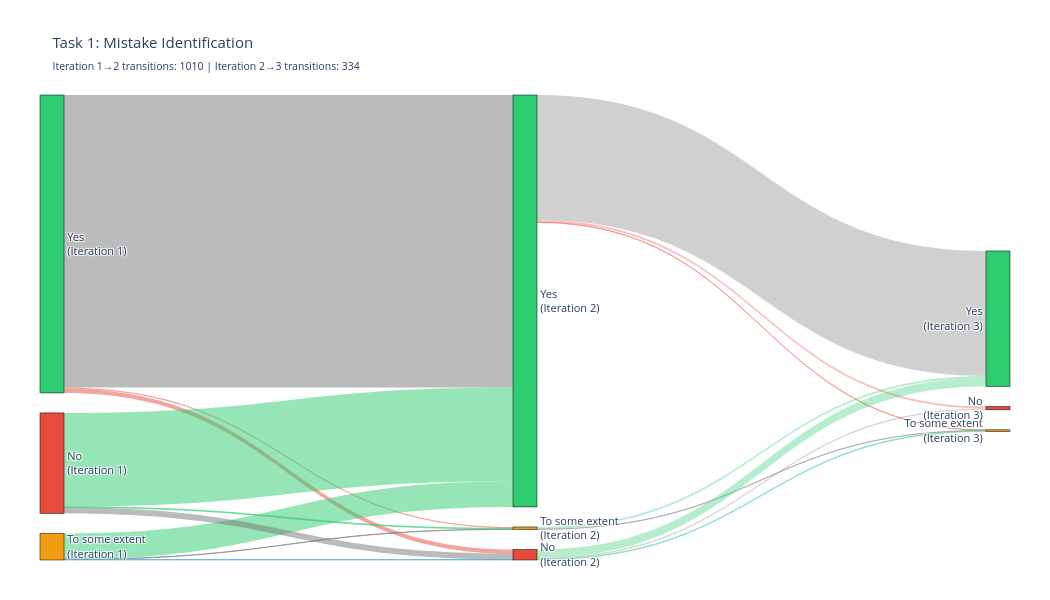
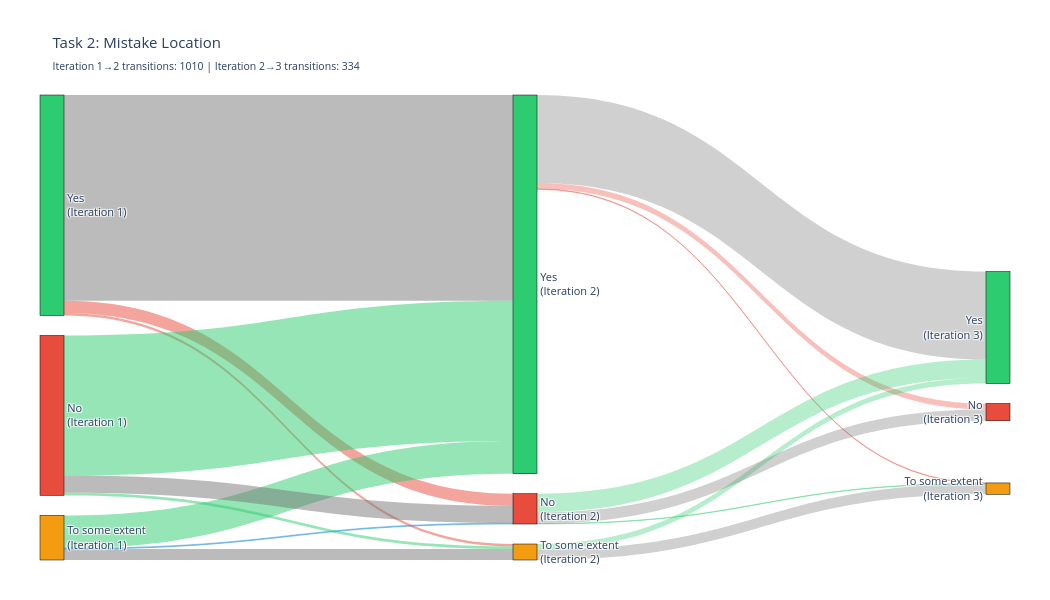
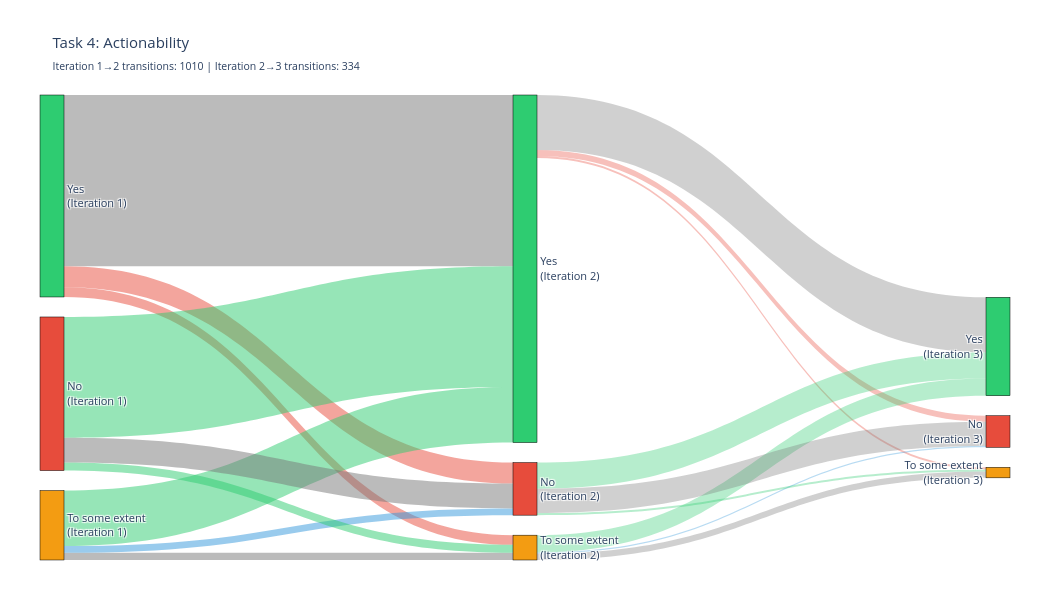
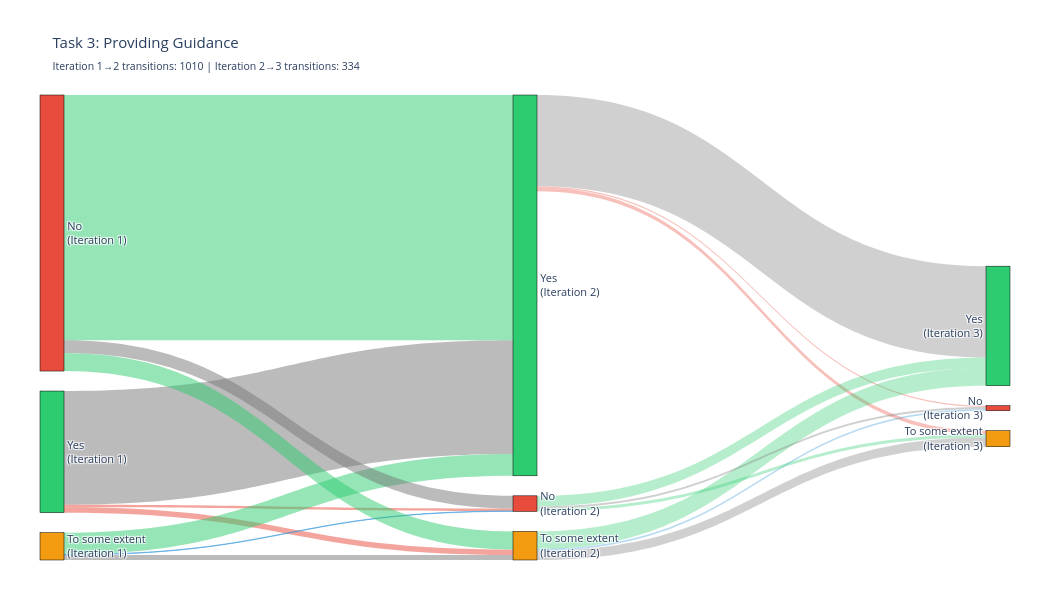

The code cell stored with these charts, in order, in its notebook:
### Code cell
# Sankey diagrams for ALL transitions with explicit iteration stages (1 -> 2 -> 3)
import plotly.graph_objects as go

# Define task display names
task_display_names = {
    'Mistake Identification (includes the relevant mistake identification)': 'Task 1: Mistake Identification',
    'Mistake Location (points to the mistake\'s location in the answer and outline what the error is to help the student remediate)': 'Task 2: Mistake Location',
    'Actionability (provides what the student should do next)': 'Task 4: Actionability',
    'Providing Guidance (should provide the student with relevant and helpful guidance)': 'Task 3: Providing Guidance'
}

label_options = ['Yes', 'To some extent', 'No']
all_tasks = bd_tasks + ['Providing Guidance (should provide the student with relevant and helpful guidance)']

for task in all_tasks:
    task_steps = all_label_transitions_by_step[task]
    if not task_steps:
        continue

    task_short = task_display_names.get(task, task.split('(')[0].strip())

    # Build nodes for 3 columns: Iteration 1, Iteration 2, Iteration 3
    nodes = (
        [f"{label}<br>(Iteration 1)" for label in label_options] +
        [f"{label}<br>(Iteration 2)" for label in label_options] +
        [f"{label}<br>(Iteration 3)" for label in label_options]
    )

    sources = []
    targets = []
    values = []
    colors = []

    # Helper: style transition color
    def transition_color(source_label, target_label, alpha=0.45):
        if source_label == target_label:
            return f'rgba(120, 120, 120, {alpha})'  # no-change
        if source_label == 'No' and target_label in ['To some extent', 'Yes']:
            return f'rgba(46, 204, 113, {alpha})'   # improvement
        if source_label == 'To some extent' and target_label == 'Yes':
            return f'rgba(46, 204, 113, {alpha})'   # improvement
        if source_label == 'Yes' and target_label in ['To some extent', 'No']:
            return f'rgba(231, 76, 60, {alpha})'    # degradation
        return f'rgba(52, 152, 219, {alpha})'       # lateral mix

    # Iteration 1 -> Iteration 2
    for src_label in label_options:
        for tgt_label in label_options:
            transition = f"{src_label} → {tgt_label}"
            count = task_steps.get((1, 2), {}).get(transition, 0)
            if count > 0:
                sources.append(label_options.index(src_label))
                targets.append(3 + label_options.index(tgt_label))
                values.append(count)
                colors.append(transition_color(src_label, tgt_label, alpha=0.50))

    # Iteration 2 -> Iteration 3
    for src_label in label_options:
        for tgt_label in label_options:
            transition = f"{src_label} → {tgt_label}"
            count = task_steps.get((2, 3), {}).get(transition, 0)
            if count > 0:
                sources.append(3 + label_options.index(src_label))
                targets.append(6 + label_options.index(tgt_label))
                values.append(count)
                colors.append(transition_color(src_label, tgt_label, alpha=0.35))

    if not values:
        continue

    step12_total = sum(task_steps.get((1, 2), {}).values())
    step23_total = sum(task_steps.get((2, 3), {}).values())

    fig = go.Figure(data=[go.Sankey(
        arrangement='snap',
        node=dict(
            pad=20,
            thickness=24,
            line=dict(color='black', width=0.5),
            label=nodes,
            color=['#2ecc71', '#f39c12', '#e74c3c'] * 3
        ),
        link=dict(
            source=sources,
            target=targets,
            value=values,
            color=colors,
            hovertemplate='%{source.label} → %{target.label}<br>Count: %{value}<extra></extra>'
        )
    )])

    fig.update_layout(
        title=(
            f"{task_short}<br>"
            f"<sub>Iteration 1→2 transitions: {step12_total} | Iteration 2→3 transitions: {step23_total}</sub>"
        ),
        font=dict(size=11),
        height=600,
        width=1050,
        showlegend=False,
        margin=dict(l=40, r=40, t=95, b=40)
    )

    fig.show()

### Figure 1 — Plotly figure (JSON) as saved in the notebook; plotly's stock layout.template omitted (floating-point values rounded to 4 significant figures)
{"data": [{"arrangement": "snap", "link": {"color": ["rgba(120, 120, 120, 0.5)", "rgba(231, 76, 60, 0.5)", "rgba(231, 76, 60, 0.5)", "rgba(46, 204, 113, 0.5)", "rgba(120, 120, 120, 0.5)", "rgba(52, 152, 219, 0.5)", "rgba(46, 204, 113, 0.5)", "rgba(46, 204, 113, 0.5)", "rgba(120, 120, 120, 0.5)", "rgba(120, 120, 120, 0.35)", "rgba(231, 76, 60, 0.35)", "rgba(231, 76, 60, 0.35)", "rgba(46, 204, 113, 0.35)", "rgba(120, 120, 120, 0.35)", "rgba(46, 204, 113, 0.35)", "rgba(46, 204, 113, 0.35)", "rgba(120, 120, 120, 0.35)"], "hovertemplate": "%{source.label} → %{target.label}<br>Count: %{value}<extra></extra>", "source": [0, 0, 0, 1, 1, 1, 2, 2, 2, 3, 3, 3, 4, 4, 5, 5, 5], "target": [3, 4, 5, 3, 4, 5, 3, 4, 5, 6, 7, 8, 6, 7, 6, 7, 8], "value": [695, 3, 10, 61, 1, 1, 223, 2, 14, 297, 1, 5, 5, 1, 20, 2, 3]}, "node": {"color": ["#2ecc71", "#f39c12", "#e74c3c", "#2ecc71", "#f39c12", "#e74c3c", "#2ecc71", "#f39c12", "#e74c3c"], "label": ["Yes<br>(Iteration 1)", "To some extent<br>(Iteration 1)", "No<br>(Iteration 1)", "Yes<br>(Iteration 2)", "To some extent<br>(Iteration 2)", "No<br>(Iteration 2)", "Yes<br>(Iteration 3)", "To some extent<br>(Iteration 3)", "No<br>(Iteration 3)"], "line": {"color": "black", "width": 0.5}, "pad": 20, "thickness": 24}, "type": "sankey"}], "layout": {"font": {"size": 11}, "height": 600, "margin": {"b": 40, "l": 40, "r": 40, "t": 95}, "showlegend": false, "title": {"text": "Task 1: Mistake Identification<br><sub>Iteration 1→2 transitions: 1010 | Iteration 2→3 transitions: 334</sub>"}, "width": 1050}}

### Figure 2 — Plotly figure (JSON) as saved in the notebook; plotly's stock layout.template omitted (floating-point values rounded to 4 significant figures)
{"data": [{"arrangement": "snap", "link": {"color": ["rgba(120, 120, 120, 0.5)", "rgba(231, 76, 60, 0.5)", "rgba(231, 76, 60, 0.5)", "rgba(46, 204, 113, 0.5)", "rgba(120, 120, 120, 0.5)", "rgba(52, 152, 219, 0.5)", "rgba(46, 204, 113, 0.5)", "rgba(46, 204, 113, 0.5)", "rgba(120, 120, 120, 0.5)", "rgba(120, 120, 120, 0.35)", "rgba(231, 76, 60, 0.35)", "rgba(231, 76, 60, 0.35)", "rgba(46, 204, 113, 0.35)", "rgba(120, 120, 120, 0.35)", "rgba(46, 204, 113, 0.35)", "rgba(46, 204, 113, 0.35)", "rgba(120, 120, 120, 0.35)"], "hovertemplate": "%{source.label} → %{target.label}<br>Count: %{value}<extra></extra>", "source": [0, 0, 0, 1, 1, 1, 2, 2, 2, 3, 3, 3, 4, 4, 5, 5, 5], "target": [3, 4, 5, 3, 4, 5, 3, 4, 5, 6, 7, 8, 6, 7, 6, 7, 8], "value": [489, 6, 29, 78, 26, 2, 333, 6, 41, 209, 1, 14, 13, 25, 44, 1, 27]}, "node": {"color": ["#2ecc71", "#f39c12", "#e74c3c", "#2ecc71", "#f39c12", "#e74c3c", "#2ecc71", "#f39c12", "#e74c3c"], "label": ["Yes<br>(Iteration 1)", "To some extent<br>(Iteration 1)", "No<br>(Iteration 1)", "Yes<br>(Iteration 2)", "To some extent<br>(Iteration 2)", "No<br>(Iteration 2)", "Yes<br>(Iteration 3)", "To some extent<br>(Iteration 3)", "No<br>(Iteration 3)"], "line": {"color": "black", "width": 0.5}, "pad": 20, "thickness": 24}, "type": "sankey"}], "layout": {"font": {"size": 11}, "height": 600, "margin": {"b": 40, "l": 40, "r": 40, "t": 95}, "showlegend": false, "title": {"text": "Task 2: Mistake Location<br><sub>Iteration 1→2 transitions: 1010 | Iteration 2→3 transitions: 334</sub>"}, "width": 1050}}

### Figure 3 — Plotly figure (JSON) as saved in the notebook; plotly's stock layout.template omitted (floating-point values rounded to 4 significant figures)
{"data": [{"arrangement": "snap", "link": {"color": ["rgba(120, 120, 120, 0.5)", "rgba(231, 76, 60, 0.5)", "rgba(231, 76, 60, 0.5)", "rgba(46, 204, 113, 0.5)", "rgba(120, 120, 120, 0.5)", "rgba(52, 152, 219, 0.5)", "rgba(46, 204, 113, 0.5)", "rgba(46, 204, 113, 0.5)", "rgba(120, 120, 120, 0.5)", "rgba(120, 120, 120, 0.35)", "rgba(231, 76, 60, 0.35)", "rgba(231, 76, 60, 0.35)", "rgba(46, 204, 113, 0.35)", "rgba(120, 120, 120, 0.35)", "rgba(52, 152, 219, 0.35)", "rgba(46, 204, 113, 0.35)", "rgba(46, 204, 113, 0.35)", "rgba(120, 120, 120, 0.35)"], "hovertemplate": "%{source.label} → %{target.label}<br>Count: %{value}<extra></extra>", "source": [0, 0, 0, 1, 1, 1, 2, 2, 2, 3, 3, 3, 4, 4, 4, 5, 5, 5], "target": [3, 4, 5, 3, 4, 5, 3, 4, 5, 6, 7, 8, 6, 7, 8, 6, 7, 8], "value": [407, 23, 50, 132, 17, 16, 287, 19, 59, 131, 5, 14, 41, 15, 3, 62, 5, 58]}, "node": {"color": ["#2ecc71", "#f39c12", "#e74c3c", "#2ecc71", "#f39c12", "#e74c3c", "#2ecc71", "#f39c12", "#e74c3c"], "label": ["Yes<br>(Iteration 1)", "To some extent<br>(Iteration 1)", "No<br>(Iteration 1)", "Yes<br>(Iteration 2)", "To some extent<br>(Iteration 2)", "No<br>(Iteration 2)", "Yes<br>(Iteration 3)", "To some extent<br>(Iteration 3)", "No<br>(Iteration 3)"], "line": {"color": "black", "width": 0.5}, "pad": 20, "thickness": 24}, "type": "sankey"}], "layout": {"font": {"size": 11}, "height": 600, "margin": {"b": 40, "l": 40, "r": 40, "t": 95}, "showlegend": false, "title": {"text": "Task 4: Actionability<br><sub>Iteration 1→2 transitions: 1010 | Iteration 2→3 transitions: 334</sub>"}, "width": 1050}}

### Figure 4 — Plotly figure (JSON) as saved in the notebook; plotly's stock layout.template omitted (floating-point values rounded to 4 significant figures)
{"data": [{"arrangement": "snap", "link": {"color": ["rgba(120, 120, 120, 0.5)", "rgba(231, 76, 60, 0.5)", "rgba(231, 76, 60, 0.5)", "rgba(46, 204, 113, 0.5)", "rgba(120, 120, 120, 0.5)", "rgba(52, 152, 219, 0.5)", "rgba(46, 204, 113, 0.5)", "rgba(46, 204, 113, 0.5)", "rgba(120, 120, 120, 0.5)", "rgba(120, 120, 120, 0.35)", "rgba(231, 76, 60, 0.35)", "rgba(231, 76, 60, 0.35)", "rgba(46, 204, 113, 0.35)", "rgba(120, 120, 120, 0.35)", "rgba(52, 152, 219, 0.35)", "rgba(46, 204, 113, 0.35)", "rgba(46, 204, 113, 0.35)", "rgba(120, 120, 120, 0.35)"], "hovertemplate": "%{source.label} → %{target.label}<br>Count: %{value}<extra></extra>", "source": [0, 0, 0, 1, 1, 1, 2, 2, 2, 3, 3, 3, 4, 4, 4, 5, 5, 5], "target": [3, 4, 5, 3, 4, 5, 3, 4, 5, 6, 7, 8, 6, 7, 8, 6, 7, 8], "value": [270, 13, 6, 52, 12, 1, 583, 43, 30, 217, 9, 3, 42, 22, 4, 25, 7, 5]}, "node": {"color": ["#2ecc71", "#f39c12", "#e74c3c", "#2ecc71", "#f39c12", "#e74c3c", "#2ecc71", "#f39c12", "#e74c3c"], "label": ["Yes<br>(Iteration 1)", "To some extent<br>(Iteration 1)", "No<br>(Iteration 1)", "Yes<br>(Iteration 2)", "To some extent<br>(Iteration 2)", "No<br>(Iteration 2)", "Yes<br>(Iteration 3)", "To some extent<br>(Iteration 3)", "No<br>(Iteration 3)"], "line": {"color": "black", "width": 0.5}, "pad": 20, "thickness": 24}, "type": "sankey"}], "layout": {"font": {"size": 11}, "height": 600, "margin": {"b": 40, "l": 40, "r": 40, "t": 95}, "showlegend": false, "title": {"text": "Task 3: Providing Guidance<br><sub>Iteration 1→2 transitions: 1010 | Iteration 2→3 transitions: 334</sub>"}, "width": 1050}}
